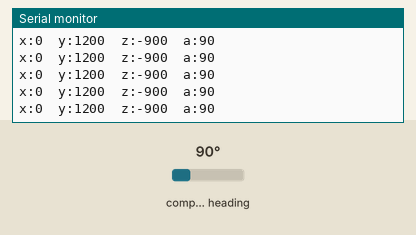
Simulated run of this sketch. Board: ESP32. Shown: the last lines printed to the serial monitor. The test bench sets the inputs (shaded band); at power-on: compass heading 90°.

Above: at 1.2 s.
1.3 s: compass heading set to 7°
At 1.69 s:
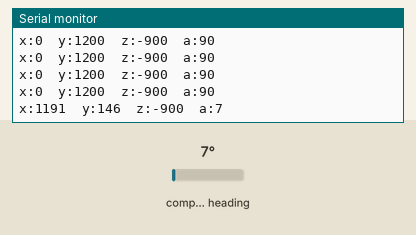
2.8 s: compass heading set to 180°
At 2.94 s:
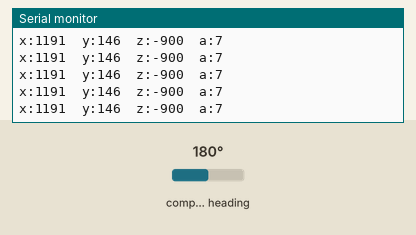
Timing chart, 0 to 5.8 s (numbered marks = the images above; inputs shaded):
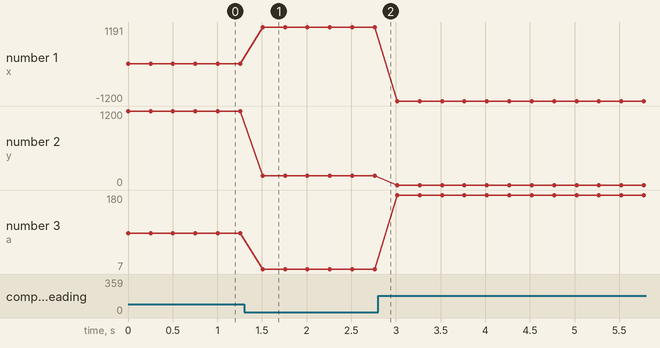

Measured:
- after the input at 1.3 s, the serial monitor: prints a new line after 0.21 s (image 1)
- plotted number 1: 0 → 1191 after the input at 1.3 s, 1191 → -1200 after the input at 2.8 s
- plotted number 2: 1200 → 146 after the input at 1.3 s
- plotted number 3: 90 → 7 after the input at 1.3 s, 7 → 180 after the input at 2.8 s

The sketch:

magnetometro.ino
```cpp
/*
  Capitulo 48 de Arduino desde cero en Español.
  Programa que muestra los valores de la magnitud del campo magnetico sobre los 3 ejes
  del magnetometro y el valor calculado de acimut magnetico
  Requiere instalar libreria MechaQMC5883

  Autor: bitwiseAr

*/

#include <Wire.h>   // incluye libreria bus I2C
#include <MechaQMC5883.h> // incluye libreria para magnetometro QMC5883L

MechaQMC5883 qmc;   // crear objeto

void setup() {
  Wire.begin();     // inicializa bus I2C
  Serial.begin(9600);   // inicializa monitor serie a 9600 bps
  qmc.init();     // inicializa objeto
}

void loop() {
  int x,y,z,acimut;   // variables para los 3 ejes y acimut
  qmc.read(&x,&y,&z,&acimut); // funcion para leer valores y asignar a variables

  Serial.print("x:");   // muestra texto x:
  Serial.print(x);    // muestra valor de variable x
  Serial.print("\t");   // espacio de tabulacion
  Serial.print("y:");   // muestra y:
  Serial.print(y);    // muestra valor de variable y
  Serial.print("\t");   // espacio de tabulacion
  Serial.print("z:");   // muestra texto z:
  Serial.print(z);    // muestra valor de variable z
  Serial.print("\t");   // espacio de tabulacion
  Serial.print("a:");   // muestra texto a:
  Serial.println(acimut); // muestra valor de variable acimut

  delay(250);     // demora de 250 mseg.
}
```
